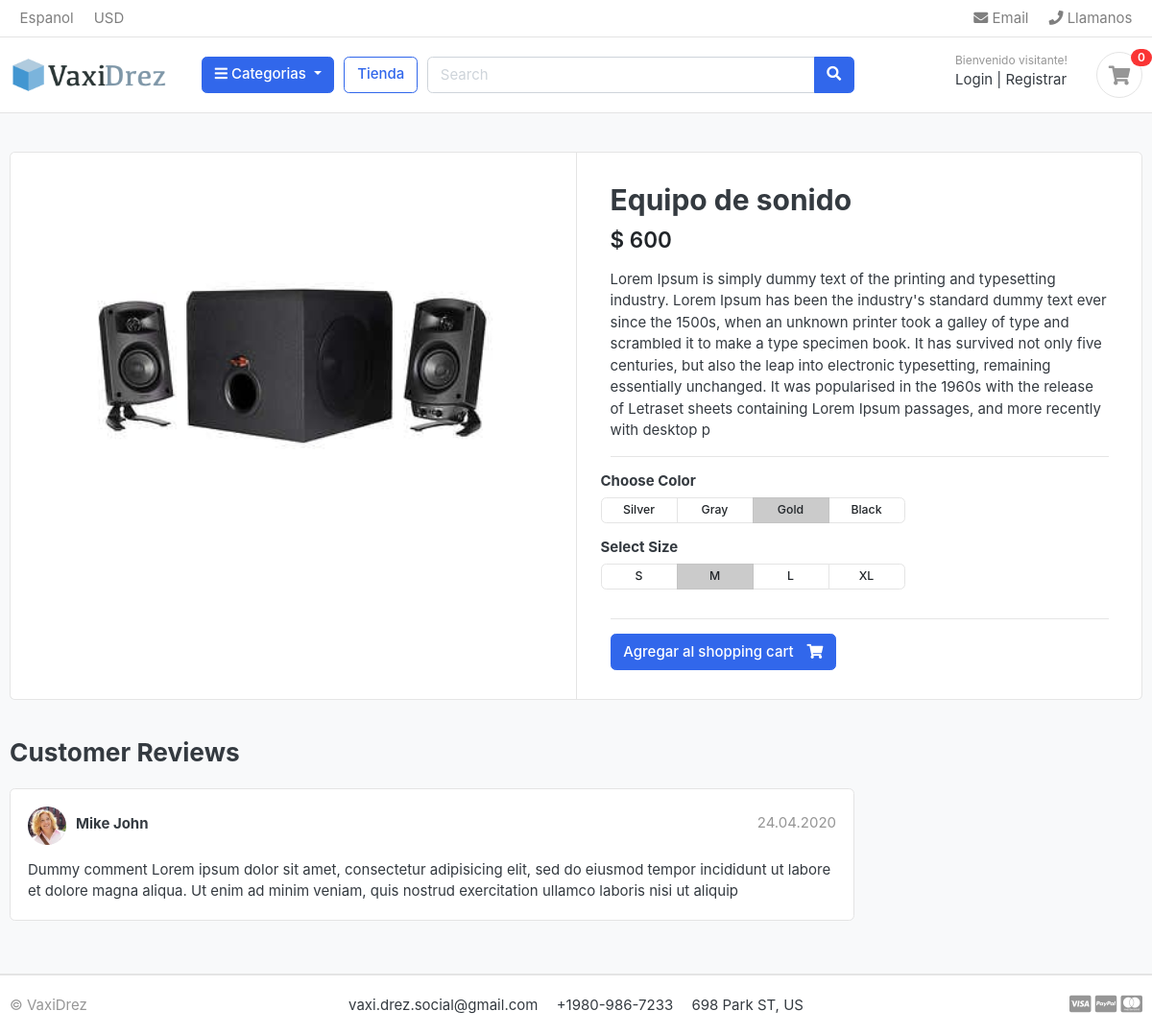
The app's page /store/musica-y-media/equipo-de-sonido/ with its own data.
### store/models.py (models this page shows, shortened)
class Product(models.Model):
    product_name = models.CharField(max_length=200 , unique=True)
    slug = models.CharField(max_length=200 , unique=True)
    description = models.TextField(max_length=500 , blank= True)
    price = models.IntegerField()
    images = models.ImageField(upload_to = 'photos/products')
    stock = models.IntegerField()
    is_available = models.BooleanField(default=True)
    category = models.ForeignKey(Category , on_delete=models.CASCADE)
    created_date = models.DateTimeField(auto_now_add=True)
    modified_date = models.DateTimeField(auto_now=True)

### store/views.py (the view)
# urls.py: path('<slug:category_slug>/<slug:product_slug>/', views.product_detail , name='product_detail'),
def product_detail(request, category_slug ,product_slug):
    try:
        single_product = models.Product.objects.get(category__slug = category_slug , slug = product_slug)
    except Exception as e:
        raise e
    context = {
        'single_product' : single_product,
    }
    return render(request, 'store/product_detail.html' , context)

### category/context_processors.py (called while the page is built)
def menu_links(request):
    links = models.Category.objects.all()
    return dict(links = links)

### category/models.py (called while the page is built)
    def get_url(self):
        return reverse('products_by_category' , args=[self.slug])

### templates/store/product_detail.html
{% extends 'base.html' %}
{% load static %}
{% block content %}
<section class="section-content padding-y bg">
    <div class="container">
    <div class="card">
        <div class="row no-gutters">
            <aside class="col-md-6">
    <article class="gallery-wrap">
        <div class="img-big-wrap">
           <a href="#"><img src="{{ single_product.images.url }}"></a>
        </div>
    </article>
            </aside>
            <main class="col-md-6 border-left">
    <article class="content-body">
    <h2 class="title">{{ single_product.product_name }}</h2>
    <div class="mb-3">
        <var class="price h4">$ {{ single_product.price }}</var>
    </div>
    <p>{{ single_product.description }}</p>
    <hr>
        <div class="row">
            <div class="item-option-select">
                <h6>Choose Color</h6>
                <div class="btn-group btn-group-sm btn-group-toggle" data-toggle="buttons">
                  <label class="btn btn-light">
                    <input type="radio" name="radio_color"> Silver
                  </label>
                  <label class="btn btn-light">
                    <input type="radio" name="radio_color" > Gray
                  </label>
                  <label class="btn btn-light active">
                    <input type="radio" name="radio_color checked"> Gold
                  </label>
                  <label class="btn btn-light">
                    <input type="radio" name="radio_color"> Black
                  </label>
                </div>
            </div>
        </div>
        <div class="row">
            <div class="item-option-select">
                <h6>Select Size</h6>
                <div class="btn-group btn-group-sm btn-group-toggle" data-toggle="buttons">
                  <label class="btn btn-light">
                    <input type="radio" name="radio_color"> S
                  </label>
                  <label class="btn btn-light active">
                    <input type="radio" name="radio_color" checked> M
                  </label>
                  <label class="btn btn-light">
                    <input type="radio" name="radio_color"> L
                  </label>
                  <label class="btn btn-light">
                    <input type="radio" name="radio_color"> XL
                  </label>
                </div>
            </div>
        </div>
        <hr>
        {% if single_product.stock <= 0 %}
        <h4  class="text-warning">Fuera de stock</h4>
        {% else %}
        <a href="./product-detail.html" class="btn  btn-primary"> <span class="text">Agregar al shopping cart</span> <i class="fas fa-shopping-cart"></i>  </a>
        {% endif %}
      </article>
            </main>
        </div>
    </div>
    <br>
    <div class="row">
                <div class="col-md-9">
        <header class="section-heading">
            <h3>Customer Reviews </h3>
        </header>
        <article class="box mb-3">
            <div class="icontext w-100">
                <img src="./images/avatars/avatar1.jpg" class="img-xs icon rounded-circle">
                <div class="text">
                    <span class="date text-muted float-md-right">24.04.2020 </span>
                    <h6 class="mb-1">Mike John </h6>
                </div>
            </div>
            <div class="mt-3">
                <p>
                    Dummy comment Lorem ipsum dolor sit amet, consectetur adipisicing elit, sed do eiusmod
                    tempor incididunt ut labore et dolore magna aliqua. Ut enim ad minim veniam,
                    quis nostrud exercitation ullamco laboris nisi ut aliquip
                </p>
            </div>
        </article>
        </div>
    </div>
    </div>
    </section>
{% endblock %}

### static/css/ui.css (style rules this page uses)
html { font-family: "Inter", sans-serif; font-size: 15px; }
.content-body { flex: 1 1 auto; padding: 2rem 2.3rem; }
.img-xs, .img-sm, .img-md, .img-lg { -o-object-fit: cover; object-fit: cover; flex-shrink: 0; flex-grow: 0; }
.img-xs { width: 40px; height: 40px; }
.padding-y { padding-top: 40px; padding-bottom: 40px; }
var { font-style: normal; }
article:after, .form-group:after { display: block; clear: both; content: ""; }
.bg { background-color: #f8f9fa; }
.section-heading { margin-bottom: 20px; margin-top: 15px; }
p:last-child { margin-bottom: 0; }
.btn-light { background-color: #fff; border-color: #e4e4e4; }
.btn .text + i { margin-left: 10px; }
.icontext { display: inline-flex; align-items: center; vertical-align: middle; }
.icontext .text { width: 100%; line-height: 1.2; }
.icontext .icon { position: relative; margin-right: 10px; flex-shrink: 0; flex-grow: 0; }
.price { font-weight: 600; color: #212529; }
.box { padding: 18px; background: #fff; border-radius: 0.37rem; border: 1px solid #e4e4e4; }
.box img { max-width: 100%; }
.gallery-wrap .img-big-wrap { margin-bottom: 10px; border-radius: 0.37rem; overflow: hidden; background-color: #fff; }
.gallery-wrap .img-big-wrap a { text-align: center; display: block; }
.gallery-wrap .img-big-wrap img { height: 450px; width: auto; display: inline-block; }
.item-option-select { margin-bottom: 1rem; display: inline-block; margin-right: 15px; }
.item-option-select .btn { min-width: 80px; }

### records on screen
Product: images (picture), product_name "Equipo de sonido", price "600", description "Lorem Ipsum is simply dummy text of the printing and typesetting industry. Lorem Ipsum has been the industry's standard dummy text ever since the 1500s, when an unknown printer took a galley of type and scrambled it to make a type specimen book. It has survived not only five centuries, but also the leap into electronic typesetting, remaining essentially unchanged. It was popularised in the 1960s with the release of Letraset sheets containing Lorem Ipsum passages, and more recently with desktop p"
